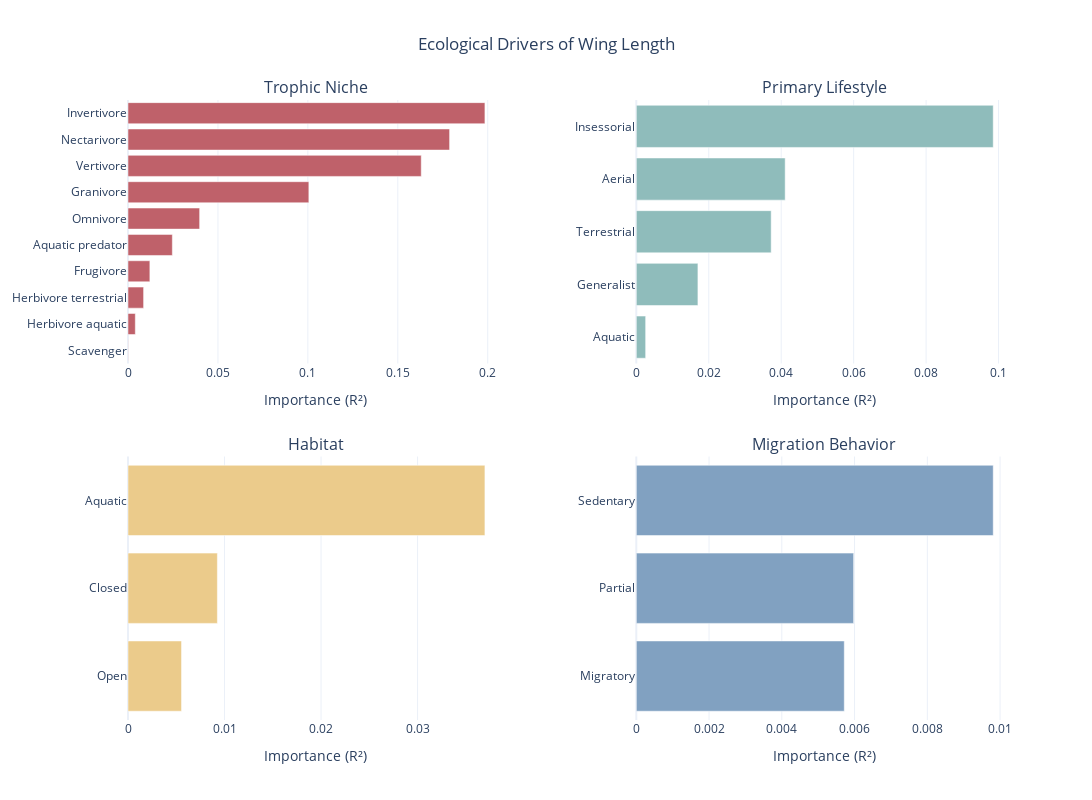

The notebook cell saved with this chart:
### Code cell
fig = make_subplots(
    rows=2, cols=2,
    subplot_titles=["Trophic Niche", "Primary Lifestyle", "Habitat", "Migration Behavior"],
    horizontal_spacing=0.15,
    vertical_spacing=0.15
)

importances = pd.Series(rf.feature_importances_, index=X.columns)

def add_panel(prefix, row, col, bar_color):
    subset = importances[importances.index.str.contains(prefix)].copy()

    subset.index = subset.index.str.replace(f"{prefix}_", "").str.replace(f"{prefix}.", "")
    
    subset = subset.sort_values(ascending=True)
    
    fig.add_trace(
        go.Bar(
            x=subset.values,
            y=subset.index,
            orientation='h',
            marker=dict(color=bar_color),
            name=prefix
        ),
        row=row, col=col
    )
    
    fig.update_xaxes(title_text="Importance (R²)", row=row, col=col)

add_panel("Trophic.Niche", 1, 1, "#BF616A")
add_panel("Primary.Lifestyle", 1, 2, "#8FBCBB")
add_panel("Habitat", 2, 1, "#EBCB8B")
add_panel("Migration", 2, 2, "#81A1C1")

fig.update_layout(
    title_text="Ecological Drivers of Wing Length",
    title_x=0.5,
    height=800,
    width=1100,
    showlegend=False,
    template="plotly_white"
)

fig.show()

### Figure 1 — Plotly figure (JSON) as saved in the notebook; plotly's stock layout.template omitted (floating-point values rounded to 4 significant figures)
{"data": [{"marker": {"color": "#BF616A"}, "name": "Trophic.Niche", "orientation": "h", "type": "bar", "x": [0.0001162, 0.004065, 0.008667, 0.01216, 0.02465, 0.03983, 0.1005, 0.163, 0.1788, 0.1984], "xaxis": "x", "y": ["Scavenger", "Herbivore aquatic", "Herbivore terrestrial", "Frugivore", "Aquatic predator", "Omnivore", "Granivore", "Vertivore", "Nectarivore", "Invertivore"], "yaxis": "y"}, {"marker": {"color": "#8FBCBB"}, "name": "Primary.Lifestyle", "orientation": "h", "type": "bar", "x": [0.002581, 0.01701, 0.03723, 0.0411, 0.09853], "xaxis": "x2", "y": ["Aquatic", "Generalist", "Terrestrial", "Aerial", "Insessorial"], "yaxis": "y2"}, {"marker": {"color": "#EBCB8B"}, "name": "Habitat", "orientation": "h", "type": "bar", "x": [0.005546, 0.009259, 0.03697], "xaxis": "x3", "y": ["Open", "Closed", "Aquatic"], "yaxis": "y3"}, {"marker": {"color": "#81A1C1"}, "name": "Migration", "orientation": "h", "type": "bar", "x": [0.005717, 0.005975, 0.009811], "xaxis": "x4", "y": ["Migratory", "Partial", "Sedentary"], "yaxis": "y4"}], "layout": {"annotations": [{"font": {"size": 16}, "showarrow": false, "text": "Trophic Niche", "x": 0.2125, "xanchor": "center", "xref": "paper", "y": 1, "yanchor": "bottom", "yref": "paper"}, {"font": {"size": 16}, "showarrow": false, "text": "Primary Lifestyle", "x": 0.7875, "xanchor": "center", "xref": "paper", "y": 1, "yanchor": "bottom", "yref": "paper"}, {"font": {"size": 16}, "showarrow": false, "text": "Habitat", "x": 0.2125, "xanchor": "center", "xref": "paper", "y": 0.425, "yanchor": "bottom", "yref": "paper"}, {"font": {"size": 16}, "showarrow": false, "text": "Migration Behavior", "x": 0.7875, "xanchor": "center", "xref": "paper", "y": 0.425, "yanchor": "bottom", "yref": "paper"}], "height": 800, "showlegend": false, "title": {"text": "Ecological Drivers of Wing Length", "x": 0.5}, "width": 1100, "xaxis": {"anchor": "y", "domain": [0, 0.425], "title": {"text": "Importance (R²)"}}, "xaxis2": {"anchor": "y2", "domain": [0.575, 1], "title": {"text": "Importance (R²)"}}, "xaxis3": {"anchor": "y3", "domain": [0, 0.425], "title": {"text": "Importance (R²)"}}, "xaxis4": {"anchor": "y4", "domain": [0.575, 1], "title": {"text": "Importance (R²)"}}, "yaxis": {"anchor": "x", "domain": [0.575, 1]}, "yaxis2": {"anchor": "x2", "domain": [0.575, 1]}, "yaxis3": {"anchor": "x3", "domain": [0, 0.425]}, "yaxis4": {"anchor": "x4", "domain": [0, 0.425]}}}
